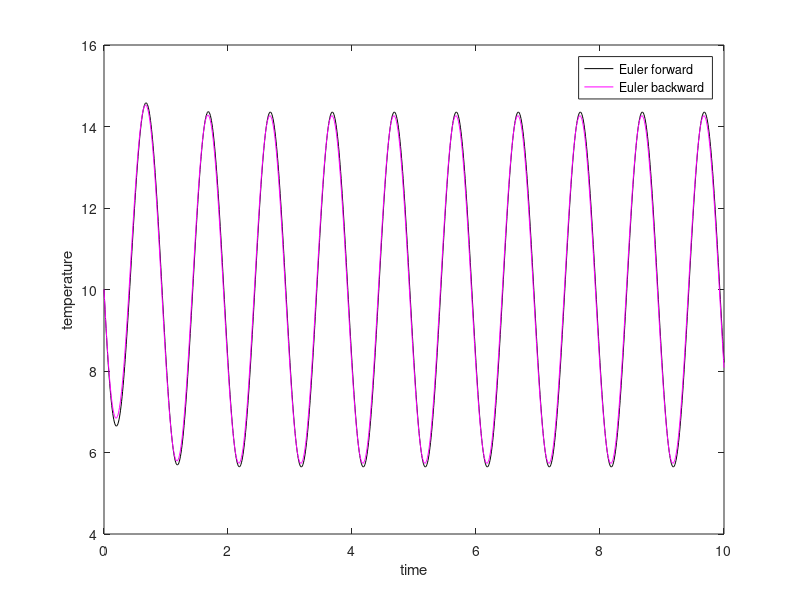

Recreate this plot in MATLAB.
%% week9_lab.m

close all
clear all

% model parameters
So = 30;
k  = 3;
To = 10;

% set up time array
dt = 1/120; % timestep
time = 0:dt:10;
N = length(time); 

% Numerical solution (Euler's method)
Tf(1)=To; % set initial condition
Tb(1)=To;
for n=1:N-1
    % forward scheme
    Tf(n+1)=(1-dt*k)*Tf(n)+dt*So*(1-cos(2*pi*time(n)) );
    % backward scheme
    Tb(n+1)=Tb(n)/(1+dt*k)+dt*So/(1+dt*k)*(1-cos(2*pi*time(n+1)) );    
end

% plot
figure(1);
plot(time,Tf,'k-');
hold on;
plot(time,Tb,'m-');
xlabel('time');
ylabel('temperature');
legend({'Euler forward' 'Euler backward'})
